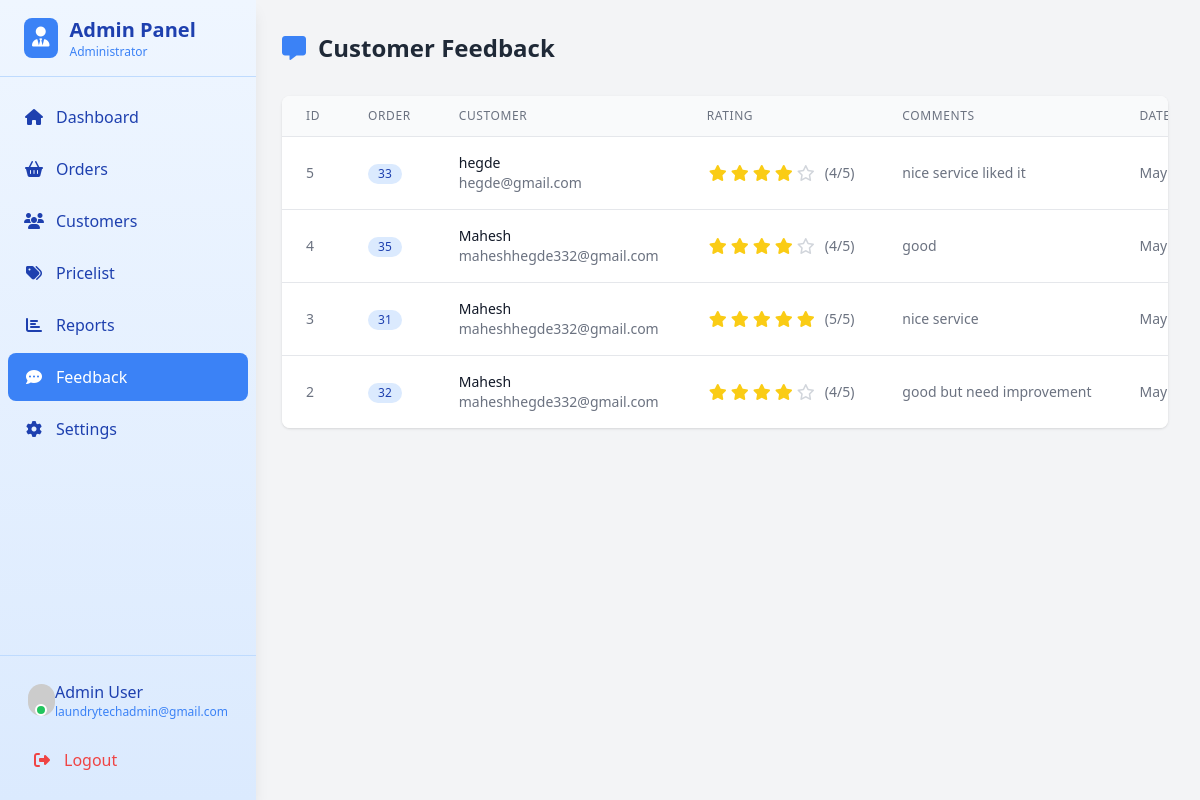
/admin/messages.php (signed in), run on the app's committed database.
### tables this page shows
CREATE TABLE IF NOT EXISTS `feedback` (
  `id` int NOT NULL AUTO_INCREMENT,
  `order_id` int NOT NULL,
  `customer_id` int DEFAULT NULL,
  `rating` int NOT NULL,
  `comments` text,
  `created_at` timestamp NULL DEFAULT CURRENT_TIMESTAMP,
  PRIMARY KEY (`id`),
  KEY `order_id` (`order_id`),
  KEY `customer_id` (`customer_id`)
);

CREATE TABLE IF NOT EXISTS `orders` (
  `id` int NOT NULL AUTO_INCREMENT,
  `customer_id` int DEFAULT NULL,
  `customer_name` varchar(100) DEFAULT NULL,
  `customer_email` varchar(100) DEFAULT NULL,
  `customer_phone` varchar(20) DEFAULT NULL,
  `total_price` int NOT NULL,
  `pickup_date` date DEFAULT NULL,
  `pickup_time` time DEFAULT NULL,
  `pickup_address` text,
  `created_at` timestamp NULL DEFAULT CURRENT_TIMESTAMP,
  `status` enum('pending','processing','completed','out_for_delivery') NOT NULL DEFAULT 'pending',
  PRIMARY KEY (`id`),
  KEY `customer_id` (`customer_id`)
);

CREATE TABLE IF NOT EXISTS `customers` (
  `customer_id` int NOT NULL AUTO_INCREMENT,
  `name` varchar(100) NOT NULL,
  `phone` varchar(15) NOT NULL,
  `email` varchar(100) DEFAULT NULL,
  `password` varchar(255) NOT NULL,
  `registration_date` timestamp NULL DEFAULT CURRENT_TIMESTAMP,
  PRIMARY KEY (`customer_id`),
  UNIQUE KEY `phone` (`phone`),
  UNIQUE KEY `email` (`email`)
);

### admin/messages.php (the view, shortened to what this page needs)
<?php
require_once 'config.php';
try {
    $feedback_query = "SELECT f.id, f.order_id, f.customer_id, f.rating, f.comments, f.created_at,
                      c.name as customer_name, c.email as customer_email, o.id AS order_id,
                      (SELECT COUNT(*) FROM feedback_responses WHERE feedback_id = f.id) as response_count
                      FROM feedback f
                      LEFT JOIN customers c ON f.customer_id = c.customer_id
                      LEFT JOIN orders o ON f.order_id = o.id
                      ORDER BY f.created_at DESC";
    $stmt = $pdo->prepare($feedback_query);
    $stmt->execute();
    $feedback_data = $stmt->fetchAll(PDO::FETCH_ASSOC);
} catch (PDOException $e) {
    $error_message = "Database error: " . $e->getMessage();
    error_log($error_message);
}
?>
<!DOCTYPE html>
<html lang="en">
<head>
    <script src="https://cdn.tailwindcss.com"></script>
    <link rel="stylesheet" href="https://cdnjs.cloudflare.com/ajax/libs/font-awesome/6.4.0/css/all.min.css">
</head>
<body class="bg-gray-100">
    <div class="flex">
        <?php include 'sidebar.php'; ?>
        <div class="main-content p-8">
            <div class="flex items-center mb-8">
                <i class="fas fa-comment-alt text-2xl text-blue-500 mr-3"></i>
                <h1 class="text-2xl font-bold text-gray-800">Customer Feedback</h1>
            </div>
            <div class="bg-white rounded-lg shadow overflow-hidden">
                <?php if (empty($feedback_data)): ?>
                    <div class="p-8 text-center text-gray-500">
                        <i class="fas fa-inbox text-4xl mb-4 text-gray-300"></i>
                        <p class="text-lg">No feedback records found</p>
                    </div>
                <?php else: ?>
                    <div class="overflow-x-auto">
                        <table class="min-w-full divide-y divide-gray-200">
                            <thead class="bg-gray-50">
                                <tr>
                                    <th scope="col" class="px-6 py-3 text-left text-xs font-medium text-gray-500 uppercase tracking-wider">ID</th>
                                    <th scope="col" class="px-6 py-3 text-left text-xs font-medium text-gray-500 uppercase tracking-wider">Order</th>
                                    <th scope="col" class="px-6 py-3 text-left text-xs font-medium text-gray-500 uppercase tracking-wider">Customer</th>
                                    <th scope="col" class="px-6 py-3 text-left text-xs font-medium text-gray-500 uppercase tracking-wider">Rating</th>
                                    <th scope="col" class="px-6 py-3 text-left text-xs font-medium text-gray-500 uppercase tracking-wider">Comments</th>
                                    <th scope="col" class="px-6 py-3 text-left text-xs font-medium text-gray-500 uppercase tracking-wider">Date</th>
                                </tr>
                            </thead>
                            <tbody class="bg-white divide-y divide-gray-200">
                                <?php foreach ($feedback_data as $feedback): ?>
                                <tr class="hover:bg-gray-50 transition-colors">
                                    <td class="px-6 py-4 whitespace-nowrap text-sm text-gray-500"><?= htmlspecialchars($feedback['id']) ?></td>
                                    <td class="px-6 py-4 whitespace-nowrap text-sm text-gray-500">
                                        <span class="inline-flex items-center px-2.5 py-0.5 rounded-full text-xs font-medium bg-blue-100 text-blue-800">
                                            <?= htmlspecialchars($feedback['order_id']) ?>
                                        </span>
                                    </td>
                                    <td class="px-6 py-4 whitespace-nowrap">
                                        <div class="text-sm font-medium text-gray-900"><?= htmlspecialchars($feedback['customer_name']) ?></div>
                                        <div class="text-sm text-gray-500"><?= htmlspecialchars($feedback['customer_email']) ?></div>
                                    </td>
                                    <td class="px-6 py-4 whitespace-nowrap">
                                        <div class="flex items-center">
                                            <?php
                                            $rating = (int)$feedback['rating'];
                                            for ($i = 1; $i <= 5; $i++):
                                                if ($i <= $rating): ?>
                                                    <i class="fas fa-star text-yellow-400 mx-0.5"></i>
                                                <?php else: ?>
                                                    <i class="far fa-star text-gray-300 mx-0.5"></i>
                                                <?php endif;
                                            endfor; ?>
                                            <span class="ml-2 text-sm text-gray-500">(<?= $rating ?>/5)</span>
                                        </div>
                                    </td>
                                    <td class="px-6 py-4 text-sm text-gray-500 max-w-xs truncate" title="<?= htmlspecialchars($feedback['comments']) ?>">
                                        <?= htmlspecialchars(substr($feedback['comments'], 0, 50)) ?>
                                    </td>
                                    <td class="px-6 py-4 whitespace-nowrap text-sm text-gray-500">
                                        <?= date('M d, Y', strtotime($feedback['created_at'])) ?>
                                    </td>
                                </tr>
                                <?php endforeach; ?>
                            </tbody>
                        </table>
                    </div>
                <?php endif; ?>
            </div>
        </div>
    </div>
</body>
</html>

### admin/messages.php (style rules this page uses)
.main-content { margin-left: 250px; width: calc(100% - 250px); }

### data on the page
feedback: id "5", order "33", customer.name "hegde", customer.email "hegde@gmail.com", rating "4", comments "nice service liked it", created_at "May…"
feedback: id "4", order "35", customer.name "Mahesh", customer.email "maheshhegde332@gmail.com", rating "4", comments "good", created_at "May…"
feedback: id "3", order "31", customer.name "Mahesh", customer.email "maheshhegde332@gmail.com", rating "5", comments "nice service", created_at "May…"
feedback: id "2", order "32", customer.name "Mahesh", customer.email "maheshhegde332@gmail.com", rating "4", comments "good but need improvement", created_at "May…"
